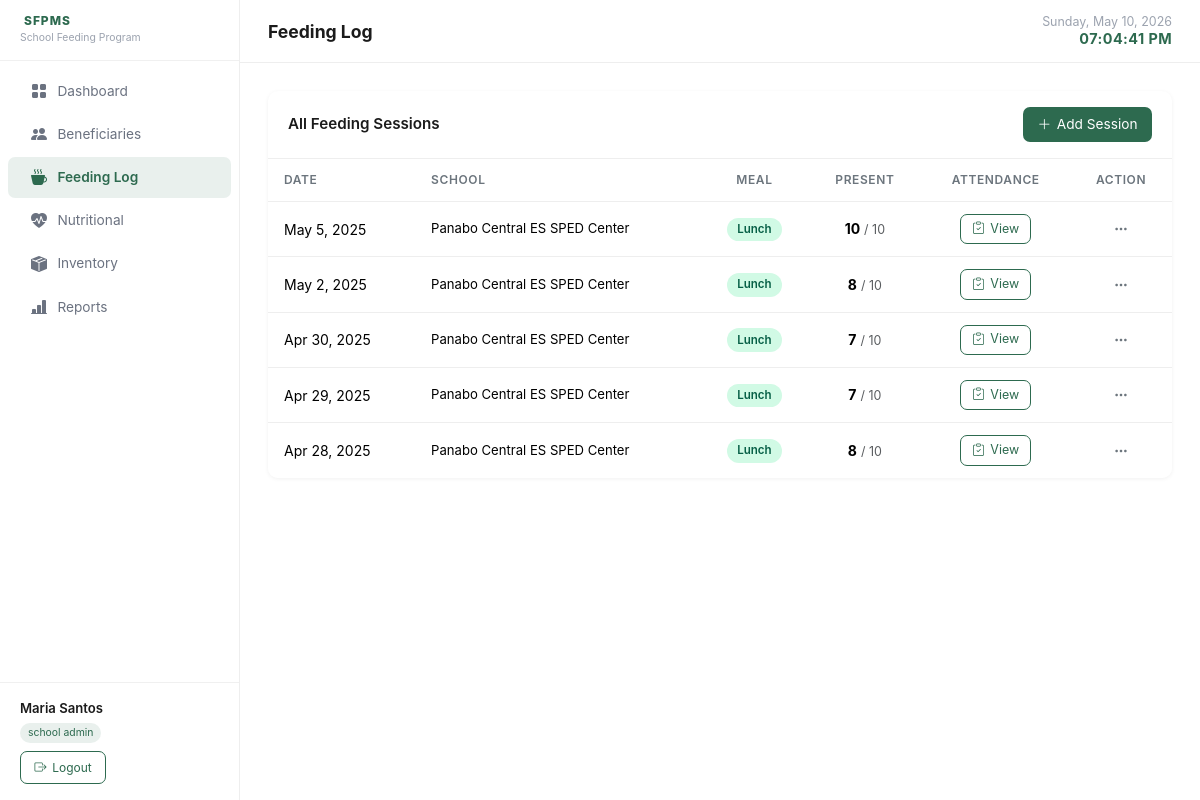
The page /pages/feeding_log.php (signed in) on the database its author committed.
### tables this page shows
CREATE TABLE IF NOT EXISTS feeding_sessions (
    id          INT UNSIGNED AUTO_INCREMENT PRIMARY KEY,
    school_id   INT UNSIGNED NOT NULL,
    session_date DATE NOT NULL,
    meal_type   ENUM('Breakfast','Lunch','Snack') NOT NULL DEFAULT 'Lunch',
    remarks     TEXT,
    created_by  INT UNSIGNED,
    created_at  TIMESTAMP DEFAULT CURRENT_TIMESTAMP,
    FOREIGN KEY (school_id) REFERENCES schools(id) ON DELETE CASCADE,
    FOREIGN KEY (created_by) REFERENCES users(id) ON DELETE SET NULL
);

CREATE TABLE IF NOT EXISTS schools (
    id          INT UNSIGNED AUTO_INCREMENT PRIMARY KEY,
    name        VARCHAR(200) NOT NULL,
    address     VARCHAR(300),
    created_at  TIMESTAMP DEFAULT CURRENT_TIMESTAMP
);

### classes/FeedingLog.php (called while the page is built, shortened)
<?php
class FeedingLog {
    public static function getSessions(?int $schoolId = null): array {
        $pdo    = getPDO();
        $where  = $schoolId ? 'WHERE fs.school_id = ?' : '';
        $params = $schoolId ? [$schoolId] : [];
        $sql    = "
            SELECT fs.*, s.name AS school_name,
                   COUNT(fa.id) AS total_enrolled,
                   SUM(fa.present) AS present_count
            FROM feeding_sessions fs
            JOIN schools s ON s.id = fs.school_id
            LEFT JOIN feeding_attendance fa ON fa.session_id = fs.id
            {$where}
            GROUP BY fs.id
            ORDER BY fs.session_date DESC
        ";
        $stmt = $pdo->prepare($sql);
        $stmt->execute($params);
        return $stmt->fetchAll();
    }
}

### pages/feeding_log.php (the view, shortened to what this page needs)
<?php
require_once __DIR__ . '/../classes/FeedingLog.php';
$user     = Auth::user();
$isSA     = Auth::isSuperAdmin();
$schoolId = $isSA ? null : (int)$user['school_id'];
$attendanceView = null;
$attendance     = [];
$sessions  = FeedingLog::getSessions($schoolId);
require_once __DIR__ . '/../includes/header.php';
?>
<?php if ($attendanceView): ?>
<div style="margin-bottom:1.25rem;">
  <a href="feeding_log.php" class="btn-outline-custom" style="margin-bottom:1rem;display:inline-flex;">
    <i class="bi bi-arrow-left"></i> Back to Sessions
  </a>
  <div class="table-wrapper">
    <div class="table-header">
      <div>
        <div style="font-weight:700;font-size:1rem;">Attendance Checklist</div>
        <div style="font-size:.8rem;color:#6c757d;margin-top:.2rem;">
          <?= htmlspecialchars($attendanceView['school_name']) ?> &mdash;
          <?= date('F j, Y', strtotime($attendanceView['session_date'])) ?> &mdash;
          <?= htmlspecialchars($attendanceView['meal_type']) ?>
        </div>
      </div>
    </div>
    <form method="post" action="feeding_log.php">
      <input type="hidden" name="action" value="save_attendance">
      <input type="hidden" name="session_id" value="<?= $attendanceView['id'] ?>">
      <div style="padding:.75rem 1rem;">
        <div class="row g-2">
          <?php foreach ($attendance as $pupil): ?>
          <div class="col-12 col-sm-6 col-md-4">
            <label class="d-flex align-items-center gap-2 p-2"
                   style="border:1px solid #eee;border-radius:7px;cursor:pointer;
                          background:<?= $pupil['present'] ? '#f0fdf4' : '#fff' ?>;">
              <input type="checkbox" name="present[]"
                     value="<?= $pupil['beneficiary_id'] ?>"
                     <?= $pupil['present'] ? 'checked' : '' ?>
                     class="form-check-input" style="width:1.1rem;height:1.1rem;">
              <div>
                <div style="font-size:.855rem;font-weight:500;"><?= htmlspecialchars($pupil['full_name']) ?></div>
                <div style="font-size:.72rem;color:#6c757d;"><?= htmlspecialchars($pupil['grade_level']) ?></div>
              </div>
            </label>
          </div>
          <?php endforeach; ?>
        </div>
      </div>
      <div style="padding:.75rem 1rem 1rem;border-top:1px solid #eee;display:flex;gap:.5rem;">
        <button type="submit" id="btn-save-attendance" class="btn-primary-custom">
          <i class="bi bi-check-circle"></i> Save Attendance
        </button>
        <a href="feeding_log.php" class="btn-outline-custom">Cancel</a>
      </div>
    </form>
  </div>
</div>
<?php else: ?>
<div class="table-wrapper">
  <div class="table-header">
    <div style="font-weight:600;font-size:.95rem;">All Feeding Sessions</div>
    <button class="btn-primary-custom" data-bs-toggle="modal" data-bs-target="#addSessionModal">
      <i class="bi bi-plus-lg"></i> Add Session
    </button>
  </div>
  <div class="table-responsive">
    <table class="table" id="sessionsTable">
      <thead>
        <tr>
          <th>Date</th>
          <th>School</th>
          <th class="text-center">Meal</th>
          <th class="text-center">Present</th>
          <th class="text-center">Attendance</th>
          <th class="text-center">Action</th>
        </tr>
      </thead>
      <tbody>
        <?php if (empty($sessions)): ?>
        <tr><td colspan="6" class="text-center text-muted py-4">No sessions found.</td></tr>
        <?php else: ?>
        <?php foreach ($sessions as $s): ?>
        <tr>
          <td><?= date('M j, Y', strtotime($s['session_date'])) ?></td>
          <td style="font-size:.82rem;"><?= htmlspecialchars($s['school_name']) ?></td>
          <td class="text-center">
            <span class="status-badge badge-active"><?= htmlspecialchars($s['meal_type']) ?></span>
          </td>
          <td class="text-center">
            <strong><?= (int)$s['present_count'] ?></strong>
            <span class="text-muted" style="font-size:.78rem;">/ <?= (int)$s['total_enrolled'] ?></span>
          </td>
          <td class="text-center">
            <a href="feeding_log.php?session_id=<?= $s['id'] ?>" class="btn-outline-custom" style="font-size:.78rem;padding:.3rem .7rem;">
              <i class="bi bi-clipboard-check"></i> View
            </a>
          </td>
          <td class="text-center">
            <div class="dropdown">
              <button class="btn-dots" data-bs-toggle="dropdown" id="ddSes<?= $s['id'] ?>">
                <i class="bi bi-three-dots"></i>
              </button>
            </div>
          </td>
        </tr>
        <?php endforeach; ?>
        <?php endif; ?>
      </tbody>
    </table>
  </div>
</div>
<?php endif; ?>
<?php require_once __DIR__ . '/../includes/footer.php'; ?>

### assets/css/app.css (style rules this page uses)
:root { --primary: #2D6A4F; --accent: #52B788; --neutral: #F8F9FA; --text: #1B1B1B; --danger: #DC3545; --sidebar-w: 240px; }
*, *::before, *::after { box-sizing: border-box; }
body { margin: 0; font-family: -apple-system, BlinkMacSystemFont, 'Segoe UI', Roboto, Oxygen, Ubuntu, Cantarell, sans-serif; background: #fff; color: var(--text); min-height: 100vh; }
.table-wrapper { background: #fff; border-radius: 10px; overflow: hidden; box-shadow: 0 1px 4px rgba(0,0,0,.06); }
.table-wrapper .table-header { padding: 1rem 1.25rem; display: flex; align-items: center; justify-content: space-between; gap: .75rem; flex-wrap: wrap; border-bottom: 1px solid #eee; }
.table { margin: 0; }
.table th { font-size: .75rem; font-weight: 600; text-transform: uppercase; letter-spacing: .05em; color: #6c757d; border-bottom: 1px solid #eee; padding: .75rem 1rem; background: #fff; }
.table td { padding: .75rem 1rem; vertical-align: middle; border-bottom: 1px solid #eee; font-size: .875rem; }
.table tbody tr:last-child td { border-bottom: none; }
.badge-active { background: #d1fae5; color: #065f46; }
.status-badge { display: inline-block; padding: .2rem .65rem; border-radius: 20px; font-size: .72rem; font-weight: 600; }
.btn-primary-custom { background: var(--primary); color: #fff; border: none; border-radius: 7px; padding: .45rem .9rem; font-size: .855rem; cursor: pointer; transition: background .15s; text-decoration: none; display: inline-flex; align-items: center; gap: .35rem; }
.btn-outline-custom { background: transparent; color: var(--primary); border: 1.5px solid var(--primary); border-radius: 7px; padding: .4rem .85rem; font-size: .855rem; cursor: pointer; transition: all .15s; text-decoration: none; display: inline-flex; align-items: center; gap: .35rem; }
.btn-dots { background: none; border: none; padding: .25rem .5rem; color: #6c757d; cursor: pointer; border-radius: 5px; transition: background .12s; }

### rows shown on the page
feeding_sessions: session_date "May 5, 2025", school.name "Panabo Central ES SPED Center", meal_type "Lunch", present_count "10", total_enrolled "10"
feeding_sessions: session_date "May 2, 2025", school.name "Panabo Central ES SPED Center", meal_type "Lunch", present_count "8", total_enrolled "10"
feeding_sessions: session_date "Apr 30, 2025", school.name "Panabo Central ES SPED Center", meal_type "Lunch", present_count "7", total_enrolled "10"
feeding_sessions: session_date "Apr 29, 2025", school.name "Panabo Central ES SPED Center", meal_type "Lunch", present_count "7", total_enrolled "10"
feeding_sessions: session_date "Apr 28, 2025", school.name "Panabo Central ES SPED Center", meal_type "Lunch", present_count "8", total_enrolled "10"

### other values the page prints
$item['label'] "Dashboard"
$item['label'] "Beneficiaries"
$item['label'] "Feeding Log"
$item['label'] "Nutritional"
$item['label'] "Inventory"
$item['label'] "Reports"
$user['name'] "Maria Santos"
str_replace('_', ' ', $user['role']) "school admin"
$pageTitle "Feeding Log"
